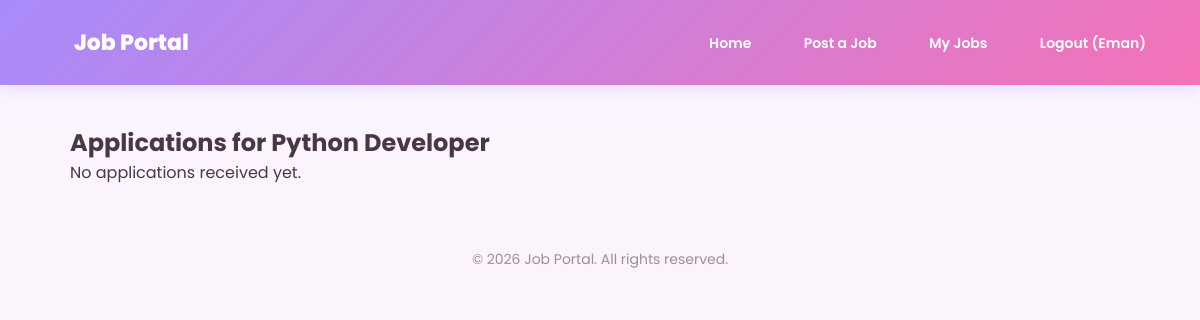
Page /job/1/applications/ (signed in) on the earlier database version.
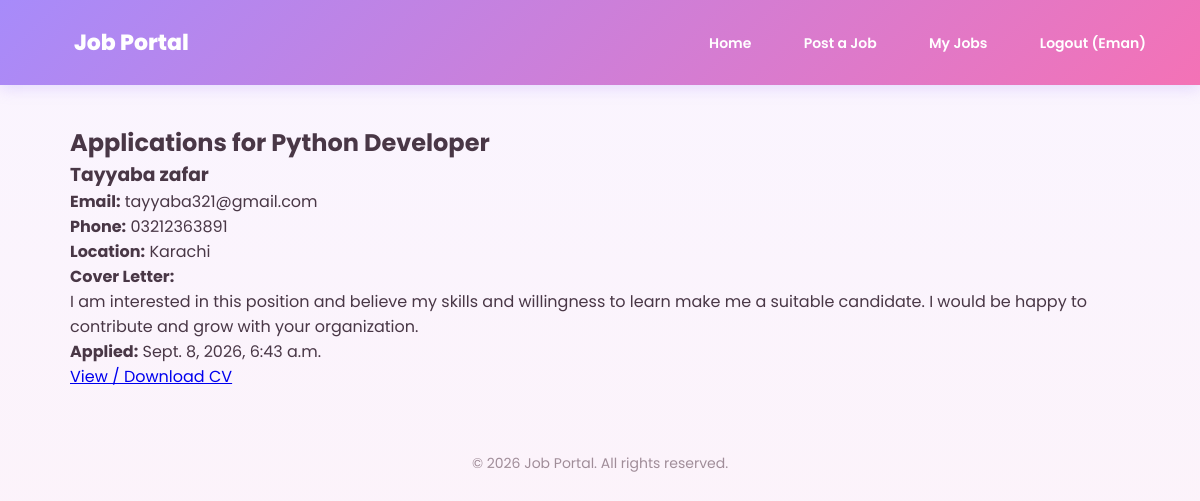
Same page on the later database version.
### apps/accounts/models.py (models this page shows)
class CustomUser(AbstractUser):
    ROLE_CHOICES = [
        ('employer', 'Employer'),
        ('seeker', 'Job Seeker'),
    ]
    role = models.CharField(max_length=20, choices=ROLE_CHOICES, default='seeker')

### apps/jobs/models.py (models this page shows, shortened)
class Job(models.Model):
    title = models.CharField(max_length=200)
    company = models.CharField(max_length=200)
    location = models.CharField(max_length=100)
    description = models.TextField()
    salary = models.CharField(max_length=100, blank=True)
    posted_date = models.DateTimeField(auto_now_add=True)
    posted_by = models.ForeignKey(
        settings.AUTH_USER_MODEL,
        on_delete=models.CASCADE,
        null=True,
        blank=True,
        related_name='posted_jobs'
    )

class Application(models.Model):
    job = models.ForeignKey(
        Job,
        on_delete=models.CASCADE,
        related_name='applications'
    )
    applicant = models.ForeignKey(
        settings.AUTH_USER_MODEL,
        on_delete=models.CASCADE,
        related_name='applications'
    )
    name = models.CharField(max_length=150, blank=True)
    email = models.EmailField(blank=True)
    phone = models.CharField(max_length=30, blank=True)
    location = models.CharField(max_length=100, blank=True)
    applied_date = models.DateTimeField(auto_now_add=True)
    cover_letter = models.TextField(blank=True, null=True)
    resume = models.FileField(
        upload_to='resumes/',
        blank=True,
        null=True
    )
    class Meta:
        unique_together = ('job', 'applicant')

### apps/jobs/views.py (the view)
# urls.py: path('job/<int:pk>/applications/', views.job_applications, name='job_applications'),
@login_required
def job_applications(request, pk):
    job = get_object_or_404(Job, pk=pk)
    if request.user != job.posted_by:
        messages.error(request, "You can only view applications for your own jobs.")
        return redirect('my_jobs')
    applications = Application.objects.filter(job=job).order_by('-applied_date')
    return render(request, 'jobs/job_applications.html', {
        'job': job,
        'applications': applications
    })

### apps/jobs/templates/jobs/job_applications.html (shortened to what this page needs)
{% extends 'jobs/base.html' %}
{% block content %}
<h2>Applications for {{ job.title }}</h2>
{% if applications %}
    {% for application in applications %}
        <div class="job-card">
            <h3>{{ application.name }}</h3
            <p><strong>Email:</strong> {{ application.email }}</p>
            <p><strong>Phone:</strong> {{ application.phone }}</p>
            <p><strong>Location:</strong> {{ application.location }}</p>
            <p>
                <strong>Cover Letter:</strong><br>
                {{ application.cover_letter }}
            </p>
            <p>
                <strong>Applied:</strong>
                {{ application.applied_date }}
            </p>
            {% if application.resume %}
                <a href="{{ application.resume.url }}" target="_blank">
                    View / Download CV
                </a>
            {% else %}
                <p>No CV uploaded.</p>
            {% endif %}
        </div>
    {% endfor %}
{% else %}
    <p>No applications received yet.</p>
{% endif %}
{% endblock %}

### apps/jobs/templates/jobs/base.html (shortened to what this page needs)
<!DOCTYPE html>
<html lang="en">
<head>
</head>
<body>
    <nav>
        <a href="{% url 'job_list' %}" class="logo">Job Portal</a>
        <div>
            <a href="{% url 'job_list' %}">Home</a>
            {% if user.is_authenticated %}
                {% if user.role == 'employer' %}
                    <a href="{% url 'job_create' %}">Post a Job</a>
                    <a href="{% url 'my_jobs' %}">My Jobs</a>
                {% elif user.role == 'seeker' %}
                    <a href="{% url 'my_applications' %}">My Applications</a>
                {% endif %}
                <a href="{% url 'logout' %}">
                    Logout ({{ user.username }})
                </a>
            {% else %}
                <a href="{% url 'login' %}">Login</a>
                <a href="{% url 'signup' %}">Sign Up</a>
            {% endif %}
        </div>
    </nav>
    <div class="container">
        {% block content %}
        {% endblock %}
    </div>
    <footer>
        &copy; 2026 Job Portal. All rights reserved.
    </footer>
</body>
</html>

### apps/jobs/templates/jobs/base.html (style rules this page uses)
* { margin: 0; padding: 0; box-sizing: border-box; }
body { font-family: 'Poppins', sans-serif; background: linear-gradient(180deg, #faf5ff 0%, #fdf2f8 100%); color: #493746; min-height: 100vh; }
nav { background: linear-gradient(135deg, #a78bfa, #f472b6); padding: 18px 40px; display: flex; justify-content: space-between; align-items: center; box-shadow: 0 4px 14px rgba(167, 139, 250, 0.25); }
nav .logo { color: white; font-size: 22px; font-weight: 800; text-decoration: none; }
nav a { color: white; text-decoration: none; margin-left: 20px; font-weight: 600; font-size: 14px; padding: 8px 14px; border-radius: 10px; transition: background 0.2s; }
.container { max-width: 1100px; margin: 0 auto; padding: 40px 20px; }
footer { text-align: center; padding: 24px; color: #a08d99; font-size: 14px; }

Differences in the rows shown:
added Application: name "Tayyaba zafar", email "tayyaba321@gmail.com", phone "03212363891", location "Karachi", cover_letter "I am interested in this position and believe my skills and willingness to learn make me a suitable candidate. I would be happy to contribute and grow with your organization.", applied_date "Sept. 8, 2026, 6:43 a.m."
Other differences:
text no longer shown: "No applications received yet."
